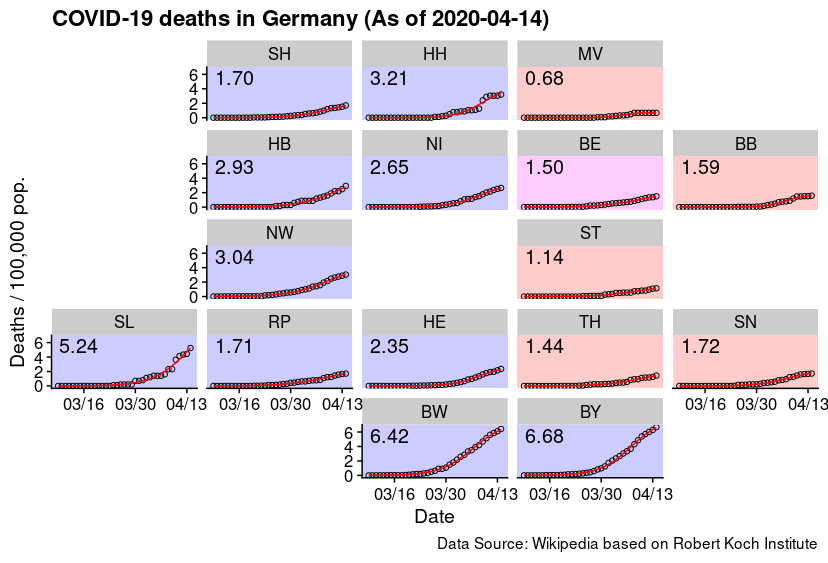

Here is the R script that generated this plot:
# cov19.R - COVID-19 deaths in Germany

load("cov19de.RData") # generated by scrape_cov19.R

bg <- c(e="#FFCCCC", w="#CCCCFF", b="#FFCCFF")[ew]
names(bg) <- state

### Fitting
library(growthcurver)

# Fitted Cum. infections / 100,000 pop.
L <- lapply(tbl[[2]], function(x) 
  SummarizeGrowth(seq_along(x), x, bg_correct="none"))
tbl[[5]] <- data.frame(sapply(L, function(x) predict(x$model)))
row.names(tbl[[5]]) <- row.names(tbl[[2]])

# Fitted Cum. deaths / 100,000 pop.
L <- lapply(tbl[[4]], function(x) 
  SummarizeGrowth(seq_along(x), x, bg_correct="none"))
tbl[[6]] <- data.frame(sapply(L, function(x) predict(x$model)))
row.names(tbl[[6]]) <- row.names(tbl[[4]])

### Plot
library(ggplot2)
library(geofacet)
library(cowplot)
theme_set(theme_cowplot())

ti <- cbind(
  date=rep(row.names(tbl[[2]]), ncol(tbl[[2]])), 
  stack(tbl[[2]])[, c(2, 1)], stack(tbl[[5]])[, 1])
colnames(ti) <- c("date", "state", "infection", "fitted")
t2 <- tbl[[2]]

ggplot(ti, aes(as.Date(date), infection)) +
  facet_geo(~ state, grid="de_states_grid1") +
  geom_rect(aes(fill=state), xmin=-Inf, xmax=Inf, ymin=-Inf, ymax=Inf) +
  geom_point(shape=1) +
  geom_line(aes(as.Date(date), fitted), color="red") +
  scale_x_date(date_labels="%-m/%-d") +
  scale_fill_manual("legend", values=bg) +
  labs(
    title = sprintf(
      "COVID-19 infections in Germany (as of %s)", tail(row.names(t2), 1)),
    caption = "Data Source: Wikipedia based on Robert Koch Institute",
    x = "Date",
    y = "Infections / 100,000 pop.") +
  geom_text(
    x=-Inf, y=Inf, aes(label=sprintf("%3.0f", t2[nrow(t2), state])),
    vjust=1.2, hjust=-0.2, size=5, check_overlap=TRUE) +
  theme(legend.position="none")

ggsave("cov19i.png", width=12, height=9, dpi=72)

t2w <- as.data.frame(lapply(t2, diff, 7))
row.names(t2w) <- row.names(t2)[-(1:7)]
tiw <- cbind(
  date=rep(row.names(t2w), ncol(t2w)), stack(t2w)[, c(2, 1)])
colnames(tiw) <- c("date", "state", "infection")
ggplot(tiw, aes(as.Date(date), infection)) +
  facet_geo(~ state, grid="de_states_grid1") +
  geom_rect(aes(fill=state), xmin=-Inf, xmax=Inf, ymin=-Inf, ymax=Inf) +
  geom_hline(yintercept=50, color="gray") +
  geom_point(shape=1) +
  scale_x_date(date_labels="%-m/%-d") +
  scale_fill_manual("legend", values=rep("#F0F0F0", ncol(t2w))) +
  labs(
    title = sprintf(
      "COVID-19 weekly new infections in Germany (as of %s)", tail(row.names(t2), 1)),
    caption = "Data Source: Wikipedia based on Robert Koch Institute",
    x = "Date",
    y = "Weekly new infections / 100,000 pop.") +
  geom_text(
    x=-Inf, y=Inf, aes(label=sprintf("%4.1f", t2w[nrow(t2w), state])),
    vjust=1.2, hjust=-0.2, size=5, check_overlap=TRUE) +
  theme(legend.position="none")

ggsave("cov19iw.png", width=12, height=9, dpi=72)

td <- cbind(
  date=rep(row.names(tbl[[4]]), ncol(tbl[[4]])), 
  stack(tbl[[4]])[, c(2, 1)], stack(tbl[[6]])[, 1])
colnames(td) <- c("date", "state", "death", "fitted")
t4 <- tbl[[4]]

ggplot(td, aes(as.Date(date), death)) +
  facet_geo(~ state, grid="de_states_grid1") +
  geom_rect(aes(fill=state), xmin=-Inf, xmax=Inf, ymin=-Inf, ymax=Inf) +
  geom_point(shape=1) +
  geom_line(aes(as.Date(date), fitted), color="red") +
  scale_x_date(date_labels="%-m/%-d") +
  scale_fill_manual("legend", values=bg) +
  labs(
    title = sprintf(
      "COVID-19 deaths in Germany (as of %s)", tail(row.names(t4), 1)),
    caption = "Data Source: Wikipedia based on Robert Koch Institute",
    x = "Date",
    y = "Deaths / 100,000 pop.") +
  geom_text(
    x=-Inf, y=Inf, aes(label=sprintf("%5.2f", t4[nrow(t4), state])),
    vjust=1.2, hjust=-0.2, size=5, check_overlap=TRUE) +
  theme(legend.position="none")

ggsave("cov19d.png", width=12, height=9, dpi=72)

# matplot-like graph
ggplot(stack(t2), aes(rep(as.Date(row.names(t2)), ncol(t2)), y=values, group=ind)) +
  geom_line(aes(color=ew[ind])) + 
  geom_text(
    data=stack(t2[nrow(t2),]), 
    aes(x=as.Date(tail(row.names(t2), 1)), y=values, label=ind, color=ew[ind]), 
    hjust=-0.2) +
  scale_color_manual(values=c(e="red", w="blue", b="purple")) +
  scale_x_date(date_labels="%-m/%-d") +
  labs(
    title = sprintf(
      "COVID-19 infections in Germany (as of %s)", rownames(t2)[nrow(t2)]),
    caption = "Data Source: Wikipedia based on Robert Koch Institute",
    x = "Date", y = "Infections / 100,000 pop.") +
  theme(legend.position="none")

ggplot(stack(t4), aes(rep(as.Date(row.names(t4)), ncol(t4)), y=values, group=ind)) +
  geom_line(aes(color=ew[ind])) + 
  geom_text(
    data=stack(t4[nrow(t4),]), 
    aes(x=as.Date(tail(row.names(t4), 1)), y=values, label=ind, color=ew[ind]), 
    hjust=-0.2) +
  scale_color_manual(values=c(e="red", w="blue", b="purple")) +
  scale_x_date(date_labels="%-m/%-d") +
  labs(
    title = sprintf(
      "COVID-19 deaths in Germany (as of %s)", rownames(t4)[nrow(t4)]),
    caption = "Data Source: Wikipedia based on Robert Koch Institute",
    x = "Date", y = "Deaths / 100,000 pop.") +
  theme(legend.position="none")
